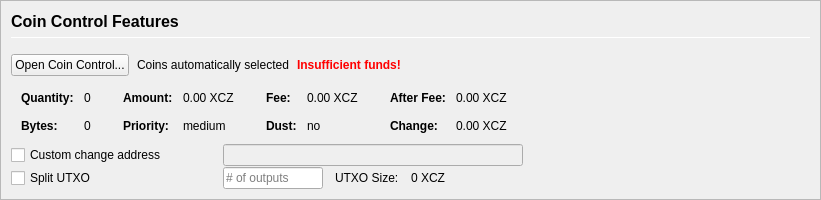
         <widget class="QFrame" name="frameCoinControl">
          <property name="sizePolicy">
           <sizepolicy hsizetype="Expanding" vsizetype="Expanding">
            <horstretch>0</horstretch>
            <verstretch>0</verstretch>
           </sizepolicy>
          </property>
          <property name="maximumSize">
           <size>
            <width>16777215</width>
            <height>16777215</height>
           </size>
          </property>
          <property name="frameShape">
           <enum>QFrame::StyledPanel</enum>
          </property>
          <property name="frameShadow">
           <enum>QFrame::Sunken</enum>
          </property>
          <layout class="QVBoxLayout" name="verticalLayoutCoinControl2">
           <property name="spacing">
            <number>0</number>
           </property>
           <property name="margin">
            <number>0</number>
           </property>
           <item>
            <widget class="QFrame" name="frameCoinControl_BG">
             <layout class="QVBoxLayout" name="verticalLayoutCoinControl" stretch="0,0,0,0,0,0">
              <property name="spacing">
               <number>1</number>
              </property>
              <property name="leftMargin">
               <number>10</number>
              </property>
              <property name="topMargin">
               <number>10</number>
              </property>
              <item>
               <layout class="QHBoxLayout" name="horizontalLayoutCoinControl1">
                <property name="bottomMargin">
                 <number>15</number>
                </property>
                <item>
                 <layout class="QVBoxLayout" name="verticalLayout_3">
                  <property name="spacing">
                   <number>6</number>
                  </property>
                  <item>
                   <widget class="QLabel" name="labelCoinControlFeatures">
                    <property name="sizePolicy">
                     <sizepolicy hsizetype="Preferred" vsizetype="Maximum">
                      <horstretch>0</horstretch>
                      <verstretch>0</verstretch>
                     </sizepolicy>
                    </property>
                    <property name="minimumSize">
                     <size>
                      <width>0</width>
                      <height>20</height>
                     </size>
                    </property>
                    <property name="font">
                     <font>
                      <pointsize>12</pointsize>
                      <weight>75</weight>
                      <bold>true</bold>
                     </font>
                    </property>
                    <property name="styleSheet">
                     <string notr="true">font-weight:bold;</string>
                    </property>
                    <property name="text">
                     <string>Coin Control Features</string>
                    </property>
                   </widget>
                  </item>
                  <item>
                   <widget class="Line" name="line">
                    <property name="minimumSize">
                     <size>
                      <width>0</width>
                      <height>1</height>
                     </size>
                    </property>
                    <property name="maximumSize">
                     <size>
                      <width>16777215</width>
                      <height>1</height>
                     </size>
                    </property>
                    <property name="orientation">
                     <enum>Qt::Horizontal</enum>
                    </property>
                   </widget>
                  </item>
                 </layout>
                </item>
               </layout>
              </item>
              <item>
               <layout class="QHBoxLayout" name="horizontalLayoutCoinControl2" stretch="0,0,0,0">
                <property name="spacing">
                 <number>8</number>
                </property>
                <property name="bottomMargin">
                 <number>10</number>
                </property>
                <item>
                 <widget class="QPushButton" name="pushButtonCoinControl">
                  <property name="styleSheet">
                   <string notr="true"/>
                  </property>
                  <property name="text">
                   <string>Open Coin Control...</string>
                  </property>
                  <property name="autoDefault">
                   <bool>false</bool>
                  </property>
                 </widget>
                </item>
                <item>
                 <widget class="QLabel" name="labelCoinControlAutomaticallySelected">
                  <property name="text">
                   <string>Coins automatically selected</string>
                  </property>
                  <property name="margin">
                   <number>5</number>
                  </property>
                 </widget>
                </item>
                <item>
                 <widget class="QLabel" name="labelCoinControlInsuffFunds">
                  <property name="font">
                   <font>
                    <weight>75</weight>
                    <bold>true</bold>
                   </font>
                  </property>
                  <property name="styleSheet">
                   <string notr="true">color:red;font-weight:bold;</string>
                  </property>
                  <property name="text">
                   <string>Insufficient funds!</string>
                  </property>
                  <property name="margin">
                   <number>5</number>
                  </property>
                 </widget>
                </item>
                <item>
                 <spacer name="horizontalSpacerCoinControl">
                  <property name="orientation">
                   <enum>Qt::Horizontal</enum>
                  </property>
                  <property name="sizeHint" stdset="0">
                   <size>
                    <width>40</width>
                    <height>1</height>
                   </size>
                  </property>
                 </spacer>
                </item>
               </layout>
              </item>
              <item>
               <widget class="QWidget" name="widgetCoinControl" native="true">
                <property name="sizePolicy">
                 <sizepolicy hsizetype="Preferred" vsizetype="Preferred">
                  <horstretch>0</horstretch>
                  <verstretch>0</verstretch>
                 </sizepolicy>
                </property>
                <property name="minimumSize">
                 <size>
                  <width>0</width>
                  <height>0</height>
                 </size>
                </property>
                <property name="styleSheet">
                 <string notr="true"/>
                </property>
                <layout class="QHBoxLayout" name="horizontalLayoutCoinControl5">
                 <property name="margin">
                  <number>0</number>
                 </property>
                 <item>
                  <layout class="QHBoxLayout" name="horizontalLayoutCoinControl3" stretch="0,0,0,1">
                   <property name="spacing">
                    <number>20</number>
                   </property>
                   <property name="topMargin">
                    <number>0</number>
                   </property>
                   <property name="bottomMargin">
                    <number>10</number>
                   </property>
                   <item>
                    <layout class="QFormLayout" name="formLayoutCoinControl1">
                     <property name="horizontalSpacing">
                      <number>10</number>
                     </property>
                     <property name="verticalSpacing">
                      <number>14</number>
                     </property>
                     <property name="leftMargin">
                      <number>10</number>
                     </property>
                     <property name="topMargin">
                      <number>4</number>
                     </property>
                     <property name="rightMargin">
                      <number>6</number>
                     </property>
                     <item row="0" column="0">
                      <widget class="QLabel" name="labelCoinControlQuantityText">
                       <property name="font">
                        <font>
                         <weight>75</weight>
                         <bold>true</bold>
                        </font>
                       </property>
                       <property name="text">
                        <string>Quantity:</string>
                       </property>
                       <property name="margin">
                        <number>0</number>
                       </property>
                      </widget>
                     </item>
                     <item row="0" column="1">
                      <widget class="QLabel" name="labelCoinControlQuantity">
                       <property name="cursor">
                        <cursorShape>IBeamCursor</cursorShape>
                       </property>
                       <property name="contextMenuPolicy">
                        <enum>Qt::ActionsContextMenu</enum>
                       </property>
                       <property name="text">
                        <string notr="true">0</string>
                       </property>
                       <property name="margin">
                        <number>0</number>
                       </property>
                       <property name="textInteractionFlags">
                        <set>Qt::LinksAccessibleByMouse|Qt::TextSelectableByKeyboard|Qt::TextSelectableByMouse</set>
                       </property>
                      </widget>
                     </item>
                     <item row="1" column="0">
                      <widget class="QLabel" name="labelCoinControlBytesText">
                       <property name="font">
                        <font>
                         <weight>75</weight>
                         <bold>true</bold>
                        </font>
                       </property>
                       <property name="text">
                        <string>Bytes:</string>
                       </property>
                      </widget>
                     </item>
                     <item row="1" column="1">
                      <widget class="QLabel" name="labelCoinControlBytes">
                       <property name="cursor">
                        <cursorShape>IBeamCursor</cursorShape>
                       </property>
                       <property name="contextMenuPolicy">
                        <enum>Qt::ActionsContextMenu</enum>
                       </property>
                       <property name="text">
                        <string notr="true">0</string>
                       </property>
                       <property name="textInteractionFlags">
                        <set>Qt::LinksAccessibleByMouse|Qt::TextSelectableByKeyboard|Qt::TextSelectableByMouse</set>
                       </property>
                      </widget>
                     </item>
                    </layout>
                   </item>
                   <item>
                    <layout class="QFormLayout" name="formLayoutCoinControl2">
                     <property name="horizontalSpacing">
                      <number>10</number>
                     </property>
                     <property name="verticalSpacing">
                      <number>14</number>
                     </property>
                     <property name="leftMargin">
                      <number>6</number>
                     </property>
                     <property name="topMargin">
                      <number>4</number>
                     </property>
                     <property name="rightMargin">
                      <number>6</number>
                     </property>
                     <item row="0" column="0">
                      <widget class="QLabel" name="labelCoinControlAmountText">
                       <property name="font">
                        <font>
                         <weight>75</weight>
                         <bold>true</bold>
                        </font>
                       </property>
                       <property name="text">
                        <string>Amount:</string>
                       </property>
                       <property name="margin">
                        <number>0</number>
                       </property>
                      </widget>
                     </item>
                     <item row="0" column="1">
                      <widget class="QLabel" name="labelCoinControlAmount">
                       <property name="cursor">
                        <cursorShape>IBeamCursor</cursorShape>
                       </property>
                       <property name="contextMenuPolicy">
                        <enum>Qt::ActionsContextMenu</enum>
                       </property>
                       <property name="text">
                        <string notr="true">0.00 XCZ</string>
                       </property>
                       <property name="textInteractionFlags">
                        <set>Qt::LinksAccessibleByMouse|Qt::TextSelectableByKeyboard|Qt::TextSelectableByMouse</set>
                       </property>
                      </widget>
                     </item>
                     <item row="1" column="0">
                      <widget class="QLabel" name="labelCoinControlPriorityText">
                       <property name="font">
                        <font>
                         <weight>75</weight>
                         <bold>true</bold>
                        </font>
                       </property>
                       <property name="text">
                        <string>Priority:</string>
                       </property>
                      </widget>
                     </item>
                     <item row="1" column="1">
                      <widget class="QLabel" name="labelCoinControlPriority">
                       <property name="cursor">
                        <cursorShape>IBeamCursor</cursorShape>
                       </property>
                       <property name="contextMenuPolicy">
                        <enum>Qt::ActionsContextMenu</enum>
                       </property>
                       <property name="text">
                        <string>medium</string>
                       </property>
                       <property name="textInteractionFlags">
                        <set>Qt::LinksAccessibleByMouse|Qt::TextSelectableByKeyboard|Qt::TextSelectableByMouse</set>
                       </property>
                      </widget>
                     </item>
                    </layout>
                   </item>
                   <item>
                    <layout class="QFormLayout" name="formLayoutCoinControl3">
                     <property name="horizontalSpacing">
                      <number>10</number>
                     </property>
                     <property name="verticalSpacing">
                      <number>14</number>
                     </property>
                     <property name="leftMargin">
                      <number>6</number>
                     </property>
                     <property name="topMargin">
                      <number>4</number>
                     </property>
                     <property name="rightMargin">
                      <number>6</number>
                     </property>
                     <item row="0" column="0">
                      <widget class="QLabel" name="labelCoinControlFeeText">
                       <property name="font">
                        <font>
                         <weight>75</weight>
                         <bold>true</bold>
                        </font>
                       </property>
                       <property name="text">
                        <string>Fee:</string>
                       </property>
                       <property name="margin">
                        <number>0</number>
                       </property>
                      </widget>
                     </item>
                     <item row="0" column="1">
                      <widget class="QLabel" name="labelCoinControlFee">
                       <property name="cursor">
                        <cursorShape>IBeamCursor</cursorShape>
                       </property>
                       <property name="contextMenuPolicy">
                        <enum>Qt::ActionsContextMenu</enum>
                       </property>
                       <property name="text">
                        <string notr="true">0.00 XCZ</string>
                       </property>
                       <property name="textInteractionFlags">
                        <set>Qt::LinksAccessibleByMouse|Qt::TextSelectableByKeyboard|Qt::TextSelectableByMouse</set>
                       </property>
                      </widget>
                     </item>
                     <item row="1" column="0">
                      <widget class="QLabel" name="labelCoinControlLowOutputText">
                       <property name="font">
                        <font>
                         <weight>75</weight>
                         <bold>true</bold>
                        </font>
                       </property>
                       <property name="text">
                        <string>Dust:</string>
                       </property>
                      </widget>
                     </item>
                     <item row="1" column="1">
                      <widget class="QLabel" name="labelCoinControlLowOutput">
                       <property name="cursor">
                        <cursorShape>IBeamCursor</cursorShape>
                       </property>
                       <property name="contextMenuPolicy">
                        <enum>Qt::ActionsContextMenu</enum>
                       </property>
                       <property name="text">
                        <string>no</string>
                       </property>
                       <property name="textInteractionFlags">
                        <set>Qt::LinksAccessibleByMouse|Qt::TextSelectableByKeyboard|Qt::TextSelectableByMouse</set>
                       </property>
                      </widget>
                     </item>
                    </layout>
                   </item>
                   <item>
                    <layout class="QFormLayout" name="formLayoutCoinControl4">
                     <property name="horizontalSpacing">
                      <number>10</number>
                     </property>
                     <property name="verticalSpacing">
                      <number>14</number>
                     </property>
                     <property name="leftMargin">
                      <number>6</number>
                     </property>
                     <property name="topMargin">
                      <number>4</number>
                     </property>
                     <property name="rightMargin">
                      <number>6</number>
                     </property>
                     <item row="0" column="0">
                      <widget class="QLabel" name="labelCoinControlAfterFeeText">
                       <property name="font">
                        <font>
                         <weight>75</weight>
                         <bold>true</bold>
                        </font>
                       </property>
                       <property name="text">
                        <string>After Fee:</string>
                       </property>
                       <property name="margin">
                        <number>0</number>
                       </property>
                      </widget>
                     </item>
                     <item row="0" column="1">
                      <widget class="QLabel" name="labelCoinControlAfterFee">
                       <property name="cursor">
                        <cursorShape>IBeamCursor</cursorShape>
                       </property>
                       <property name="contextMenuPolicy">
                        <enum>Qt::ActionsContextMenu</enum>
                       </property>
                       <property name="text">
                        <string notr="true">0.00 XCZ</string>
                       </property>
                       <property name="textInteractionFlags">
                        <set>Qt::LinksAccessibleByMouse|Qt::TextSelectableByKeyboard|Qt::TextSelectableByMouse</set>
                       </property>
                      </widget>
                     </item>
                     <item row="1" column="0">
                      <widget class="QLabel" name="labelCoinControlChangeText">
                       <property name="font">
                        <font>
                         <weight>75</weight>
                         <bold>true</bold>
                        </font>
                       </property>
                       <property name="text">
                        <string>Change:</string>
                       </property>
                      </widget>
                     </item>
                     <item row="1" column="1">
                      <widget class="QLabel" name="labelCoinControlChange">
                       <property name="cursor">
                        <cursorShape>IBeamCursor</cursorShape>
                       </property>
                       <property name="contextMenuPolicy">
                        <enum>Qt::ActionsContextMenu</enum>
                       </property>
                       <property name="text">
                        <string notr="true">0.00 XCZ</string>
                       </property>
                       <property name="textInteractionFlags">
                        <set>Qt::LinksAccessibleByMouse|Qt::TextSelectableByKeyboard|Qt::TextSelectableByMouse</set>
                       </property>
                      </widget>
                     </item>
                    </layout>
                   </item>
                  </layout>
                 </item>
                </layout>
               </widget>
              </item>
              <item>
               <layout class="QHBoxLayout" name="horizontalLayoutCoinControl4">
                <property name="spacing">
                 <number>12</number>
                </property>
                <property name="sizeConstraint">
                 <enum>QLayout::SetDefaultConstraint</enum>
                </property>
                <property name="topMargin">
                 <number>0</number>
                </property>
                <property name="rightMargin">
                 <number>0</number>
                </property>
                <item>
                 <widget class="QCheckBox" name="checkBoxCoinControlChange">
                  <property name="sizePolicy">
                   <sizepolicy hsizetype="Preferred" vsizetype="Preferred">
                    <horstretch>0</horstretch>
                    <verstretch>0</verstretch>
                   </sizepolicy>
                  </property>
                  <property name="minimumSize">
                   <size>
                    <width>200</width>
                    <height>0</height>
                   </size>
                  </property>
                  <property name="maximumSize">
                   <size>
                    <width>200</width>
                    <height>16777215</height>
                   </size>
                  </property>
                  <property name="toolTip">
                   <string>If this is activated, but the change address is empty or invalid, change will be sent to a newly generated address.</string>
                  </property>
                  <property name="text">
                   <string>Custom change address</string>
                  </property>
                 </widget>
                </item>
                <item>
                 <widget class="QValidatedLineEdit" name="lineEditCoinControlChange">
                  <property name="enabled">
                   <bool>false</bool>
                  </property>
                  <property name="sizePolicy">
                   <sizepolicy hsizetype="Preferred" vsizetype="Preferred">
                    <horstretch>0</horstretch>
                    <verstretch>0</verstretch>
                   </sizepolicy>
                  </property>
                  <property name="minimumSize">
                   <size>
                    <width>300</width>
                    <height>0</height>
                   </size>
                  </property>
                 </widget>
                </item>
                <item>
                 <widget class="QLabel" name="labelCoinControlChangeLabel">
                  <property name="sizePolicy">
                   <sizepolicy hsizetype="Preferred" vsizetype="Preferred">
                    <horstretch>0</horstretch>
                    <verstretch>0</verstretch>
                   </sizepolicy>
                  </property>
                  <property name="minimumSize">
                   <size>
                    <width>100</width>
                    <height>0</height>
                   </size>
                  </property>
                  <property name="text">
                   <string/>
                  </property>
                  <property name="margin">
                   <number>3</number>
                  </property>
                 </widget>
                </item>
               </layout>
              </item>
              <item>
               <layout class="QHBoxLayout" name="horizontalLayoutCoinControl6">
                <property name="spacing">
                 <number>12</number>
                </property>
                <property name="rightMargin">
                 <number>0</number>
                </property>
                <item>
                 <widget class="QCheckBox" name="splitBlockCheckBox">
                  <property name="sizePolicy">
                   <sizepolicy hsizetype="Preferred" vsizetype="Preferred">
                    <horstretch>0</horstretch>
                    <verstretch>0</verstretch>
                   </sizepolicy>
                  </property>
                  <property name="minimumSize">
                   <size>
                    <width>200</width>
                    <height>0</height>
                   </size>
                  </property>
                  <property name="maximumSize">
                   <size>
                    <width>200</width>
                    <height>16777215</height>
                   </size>
                  </property>
                  <property name="text">
                   <string>Split UTXO</string>
                  </property>
                 </widget>
                </item>
                <item>
                 <widget class="QLineEdit" name="splitBlockLineEdit">
                  <property name="sizePolicy">
                   <sizepolicy hsizetype="Preferred" vsizetype="Preferred">
                    <horstretch>50</horstretch>
                    <verstretch>0</verstretch>
                   </sizepolicy>
                  </property>
                  <property name="minimumSize">
                   <size>
                    <width>100</width>
                    <height>0</height>
                   </size>
                  </property>
                  <property name="maximumSize">
                   <size>
                    <width>100</width>
                    <height>16777215</height>
                   </size>
                  </property>
                  <property name="placeholderText">
                   <string># of outputs</string>
                  </property>
                 </widget>
                </item>
                <item>
                 <widget class="QLabel" name="labelBlockSizeText">
                  <property name="text">
                   <string>UTXO Size:</string>
                  </property>
                 </widget>
                </item>
                <item>
                 <widget class="QLabel" name="labelBlockSize">
                  <property name="text">
                   <string>0 XCZ</string>
                  </property>
                 </widget>
                </item>
                <item>
                 <spacer name="horizontalSpacer_7">
                  <property name="orientation">
                   <enum>Qt::Horizontal</enum>
                  </property>
                  <property name="sizeHint" stdset="0">
                   <size>
                    <width>40</width>
                    <height>20</height>
                   </size>
                  </property>
                 </spacer>
                </item>
               </layout>
              </item>
              <item>
               <spacer name="verticalSpacerCoinControl">
                <property name="orientation">
                 <enum>Qt::Vertical</enum>
                </property>
                <property name="sizeHint" stdset="0">
                 <size>
                  <width>800</width>
                  <height>1</height>
                 </size>
                </property>
               </spacer>
              </item>
             </layout>
            </widget>
           </item>
          </layout>
         </widget>
